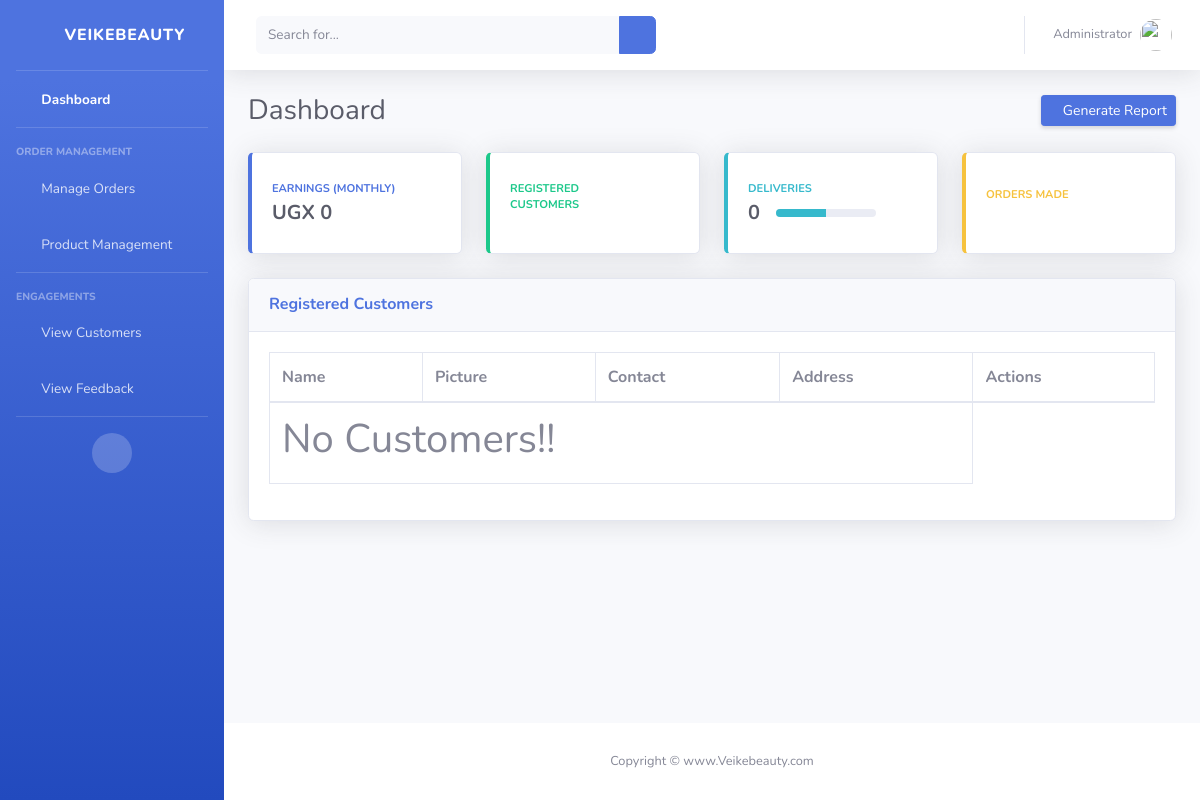
Page /view-customer (signed in) on the earlier database version.
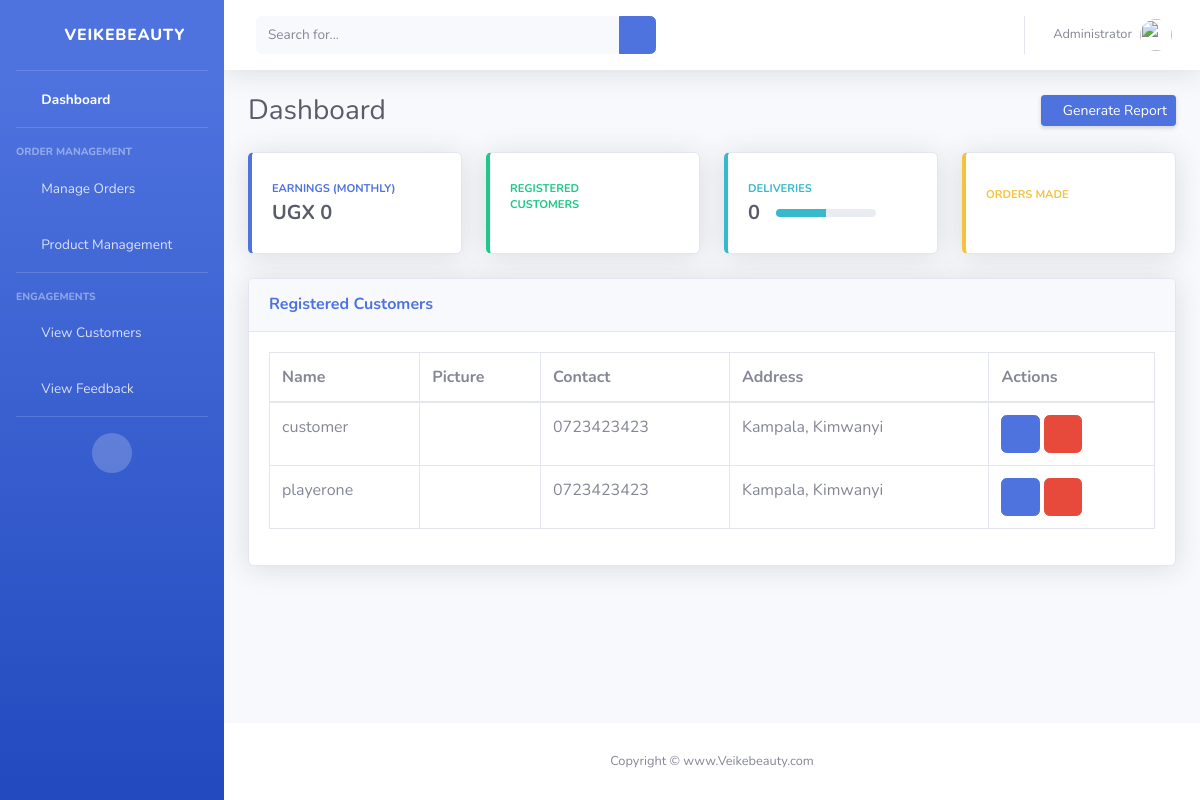
Same page on the later database version.
### ecom/models.py (models this page shows, shortened)
class Customer(models.Model):
    user=models.OneToOneField(User,on_delete=models.CASCADE)
    profile_pic= models.ImageField(upload_to='profile_pic/CustomerProfilePic/',null=True,blank=True)
    address = models.CharField(max_length=40)
    mobile = models.CharField(max_length=20,null=False)

### ecom/views.py (the view)
# urls.py: path('view-customer', views.view_customer_view,name='view-customer'),
@login_required(login_url='adminlogin')
def view_customer_view(request):
    customers=models.Customer.objects.all()
    return render(request,'adminDashboard/view_customer.html',{'customers':customers})

### templates/adminDashboard/view_customer.html (shortened to what this page needs)
{% extends 'adminDashboard/base.html' %}
{% load static %}
{% block content %}
<div class="card shadow mb-4">
    <div class="card-header py-3">
        <h6 class="m-0 font-weight-bold text-primary">Registered Customers</h6>
    </div>
    <div class="card-body">
        <div class="table-responsive">
            <table class="table table-bordered" id="dataTable" width="100%" cellspacing="0">
                <thead>
                    <tr>
                        <th>Name</th>
                        <th>Picture</th>
                        <th>Contact</th>
                        <th>Address</th>
                        <th>Actions</th>
                    </tr>
                </thead>
                <tbody>
                    {% if customers %}
                    {% for c in customers %}
                        <tr>
                            <td>{{ c.user }}</td>
                            <td>
                            </td>
                            <td>{{ c.mobile }}</td>
                            <td>{{ c.address }}</td>
                              <td><a class="btn btn-primary btn-xs" href="{% url 'update-customer' c.id  %}"><i class="fas fa-info-circle"></i></a>
                                <a class="btn btn-danger btn-xs" href="{% url 'delete-customer' c.id  %}"><i class="fas fa-trash"></i></a></td>
                        </tr>
                    {% endfor %}
                {% else %}
                    <tr>
                        <td colspan="4">
                            <h1>No Customers!!</h1>
                        </td>
                    </tr>
                {% endif %}
                </tbody>
            </table>
        </div>
    </div>
</div>
{% endblock %}

### templates/adminDashboard/base.html (shortened to what this page needs)
{% load static %}
<!DOCTYPE html>
<html lang="en">
<head>
    <link href="{% static 'admin-styling/vendor/fontawesome-free/css/all.min.css'%}" rel="stylesheet" type="text/css">
    <link href="{% static 'admin-styling/css/sb-admin-2.min.css' %}" rel="stylesheet">
</head>
<body id="page-top">
    <div id="wrapper">
        <ul class="navbar-nav bg-gradient-primary sidebar sidebar-dark accordion" id="accordionSidebar">
            <a class="sidebar-brand d-flex align-items-center justify-content-center" href="/">
                <div class="sidebar-brand-icon rotate-n-15">
                    <i class="fas fa-laugh-wink"></i>
                </div>
                <div class="sidebar-brand-text mx-3">Veikebeauty</div>
            </a>
            <hr class="sidebar-divider my-0">
            <li class="nav-item active">
                <a class="nav-link" href="/admindashboard">
                    <i class="fas fa-fw fa-tachometer-alt"></i>
                    <span>Dashboard</span></a>
            </li>
            <hr class="sidebar-divider">
            <div class="sidebar-heading">
                Order Management
            </div>
            <li class="nav-item">
                <a class="nav-link collapsed" href="#" data-toggle="collapse" data-target="#collapseOne "
                    aria-expanded="true" aria-controls="collapseTwo">
                    <i class="fas fa-fw fa-cog"></i>
                    <span>Manage Orders</span>
                </a>
            </li>
            <li class="nav-item">
                <a class="nav-link collapsed" href="#" data-toggle="collapse" data-target="#collapseTwo"
                    aria-expanded="true" aria-controls="collapseTwo">
                    <i class="fas fa-fw fa-cog"></i>
                    <span>Product Management</span>
                </a>
            </li>
            <hr class="sidebar-divider">
            <div class="sidebar-heading">
                Engagements
            </div>
            <li class="nav-item">
                <a class="nav-link collapsed" href="/view-customer">
                    <i class="fas fa-fw fa-folder"></i>
                    <span>View Customers</span>
                </a>
            </li>
            <li class="nav-item">
                <a class="nav-link" href="/view-feedback">
                    <i class="fas fa-fw fa-chart-area"></i>
                    <span>View Feedback</span></a>
            </li>
            <hr class="sidebar-divider d-none d-md-block">
            <div class="text-center d-none d-md-inline">
                <button class="rounded-circle border-0" id="sidebarToggle"></button>
            </div>
        </ul>
        <div id="content-wrapper" class="d-flex flex-column">
            <div id="content">
                <nav class="navbar navbar-expand navbar-light bg-white topbar mb-4 static-top shadow">
                    <form
                        class="d-none d-sm-inline-block form-inline mr-auto ml-md-3 my-2 my-md-0 mw-100 navbar-search">
                        <div class="input-group">
                            <input type="text" class="form-control bg-light border-0 small" placeholder="Search for..."
                                aria-label="Search" aria-describedby="basic-addon2">
                            <div class="input-group-append">
                                <button class="btn btn-primary" type="button">
                                    <i class="fas fa-search fa-sm"></i>
                                </button>
                            </div>
                        </div>
                    </form>
                    <ul class="navbar-nav ml-auto">
                        <li class="nav-item dropdown no-arrow">
                            <a class="nav-link dropdown-toggle" href="#" id="userDropdown" role="button"
                                data-toggle="dropdown" aria-haspopup="true" aria-expanded="false">
                                <span class="mr-2 d-none d-lg-inline text-gray-600 small">Administrator</span>
                                <img class="img-profile rounded-circle"
                                    src="{%static 'admin-styling/img/undraw_profile.svg'%}">
                            </a>
                        </li>
                    </ul>
                </nav>
                <div class="container-fluid">
                    <div class="d-sm-flex align-items-center justify-content-between mb-4">
                        <h1 class="h3 mb-0 text-gray-800">Dashboard</h1>
                        <a href="#" class="d-none d-sm-inline-block btn btn-sm btn-primary shadow-sm"><i
                                class="fas fa-download fa-sm text-white-50"></i> Generate Report</a>
                    </div>
                    <div class="row">
                        <div class="col-xl-3 col-md-6 mb-4">
                            <div class="card border-left-primary shadow h-100 py-2">
                                <div class="card-body">
                                    <div class="row no-gutters align-items-center">
                                        <div class="col mr-2">
                                            <div class="text-xs font-weight-bold text-primary text-uppercase mb-1">
                                                Earnings (Monthly)</div>
                                            <div class="h5 mb-0 font-weight-bold text-gray-800">UGX 0</div>
                                        </div>
                                        <div class="col-auto">
                                            <i class="fas fa-calendar fa-2x text-gray-300"></i>
                                        </div>
                                    </div>
                                </div>
                            </div>
                        </div>
                        <div class="col-xl-3 col-md-6 mb-4">
                            <div class="card border-left-success shadow h-100 py-2">
                                <div class="card-body">
                                    <div class="row no-gutters align-items-center">
                                        <div class="col mr-2">
                                            <div class="text-xs font-weight-bold text-success text-uppercase mb-1">
                                                Registered Customers</div>
                                        </div>
                                        <div class="col-auto">
                                            <i class="fas fa-dollar-sign fa-2x text-gray-300"></i>
                                        </div>
                                    </div>
                                </div>
                            </div>
                        </div>
                        <div class="col-xl-3 col-md-6 mb-4">
                            <div class="card border-left-info shadow h-100 py-2">
                                <div class="card-body">
                                    <div class="row no-gutters align-items-center">
                                        <div class="col mr-2">
                                            <div class="text-xs font-weight-bold text-info text-uppercase mb-1">Deliveries
                                            </div>
                                            <div class="row no-gutters align-items-center">
                                                <div class="col-auto">
                                                    <div class="h5 mb-0 mr-3 font-weight-bold text-gray-800">0</div>
                                                </div>
                                                <div class="col">
                                                    <div class="progress progress-sm mr-2">
                                                        <div class="progress-bar bg-info" role="progressbar"
                                                            style="width: 50%" aria-valuenow="50" aria-valuemin="0"
                                                            aria-valuemax="100"></div>
                                                    </div>
                                                </div>
                                            </div>
                                        </div>
                                        <div class="col-auto">
                                            <i class="fas fa-clipboard-list fa-2x text-gray-300"></i>
                                        </div>
                                    </div>
                                </div>
                            </div>
                        </div>
                        <div class="col-xl-3 col-md-6 mb-4">
                            <div class="card border-left-warning shadow h-100 py-2">
                                <div class="card-body">
                                    <div class="row no-gutters align-items-center">
                                        <div class="col mr-2">
                                            <div class="text-xs font-weight-bold text-warning text-uppercase mb-1">
                                                Orders Made</div>
                                        </div>
                                        <div class="col-auto">
                                            <i class="fas fa-comments fa-2x text-gray-300"></i>
                                        </div>
                                    </div>
                                </div>
                            </div>
                        </div>
                    </div>
  {% block content %}
  {% endblock content %}
                </div>
            </div>
            <footer class="sticky-footer bg-white">
                <div class="container my-auto">
                    <div class="copyright text-center my-auto">
                        <span>Copyright &copy; www.Veikebeauty.com</span>
                    </div>
                </div>
            </footer>
        </div>
    </div>
</body>
</html>

Differences in the rows shown:
added Customer: user "customer", mobile "0723423423", address "Kampala, Kimwanyi"
added Customer: user "playerone", mobile "0723423423", address "Kampala, Kimwanyi"
Other differences:
text no longer shown: "No Customers!!"
